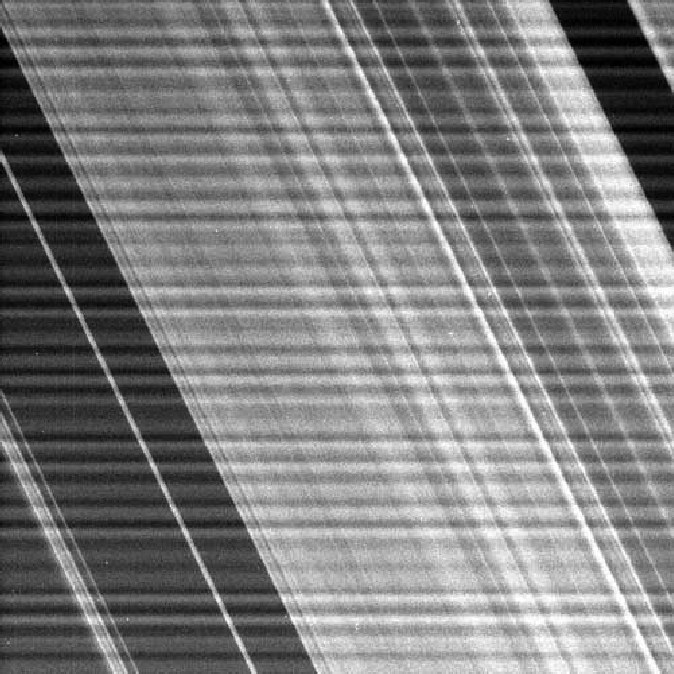
#> input picture DIP3E_Original_Images_CH04/Fig0465(a)(cassini).tif, 674 x 674 px
$ python selection_notch_filtering-OK.py
#> lines starting #> are read from the running program, lines starting #| are printed output that depends on the picture; after the words box and inside, x2 and y2 are one past the last pixel; in counts of white or black regions, pixels touching at a corner belong together
#> in main_rect, im is the input picture: shape (674, 674, 3); min 0, max 255, mean 127.9
#!/usr/bin/env python

# 选择性滤波器 - 陷波滤波器
#

import cv2
import numpy as np
import matplotlib.pyplot as plt

def fft_im(im, plot: plt.Axes):
    gray_im = cv2.cvtColor(im, cv2.COLOR_BGR2GRAY)
    rows, cols = gray_im.shape[:2]
#> rows = 674; cols = 674
    M, N = rows*2, cols*2
#> M = 1348; N = 1348
    ext_im = np.zeros((M, N))
    ext_im[0:rows, 0:cols] = gray_im
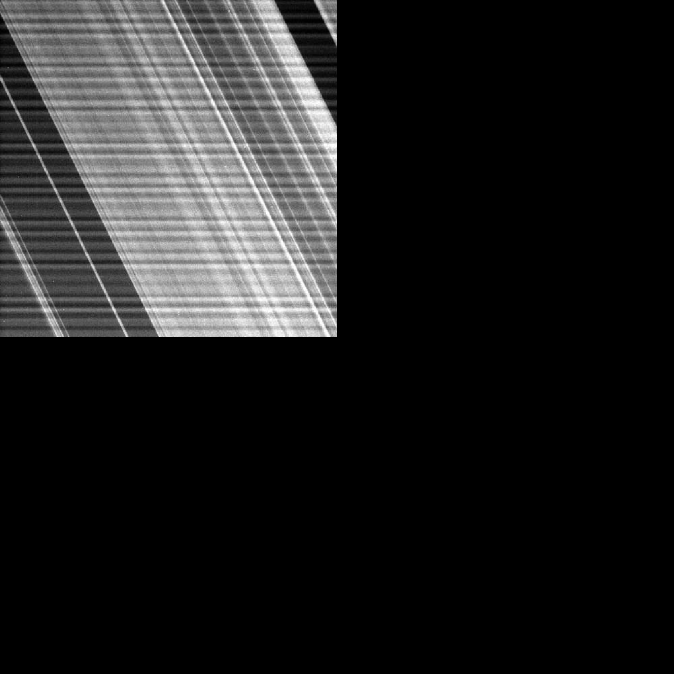
#> ext_im: shape (1348, 1348) float64 (shown at 1/2 size); min 0, max 255, mean 32
    # fft and shift
    fft = np.fft.fft2(ext_im)
    fft_shift = np.fft.fftshift(fft)

    spectrum = np.log(np.abs(fft_shift))
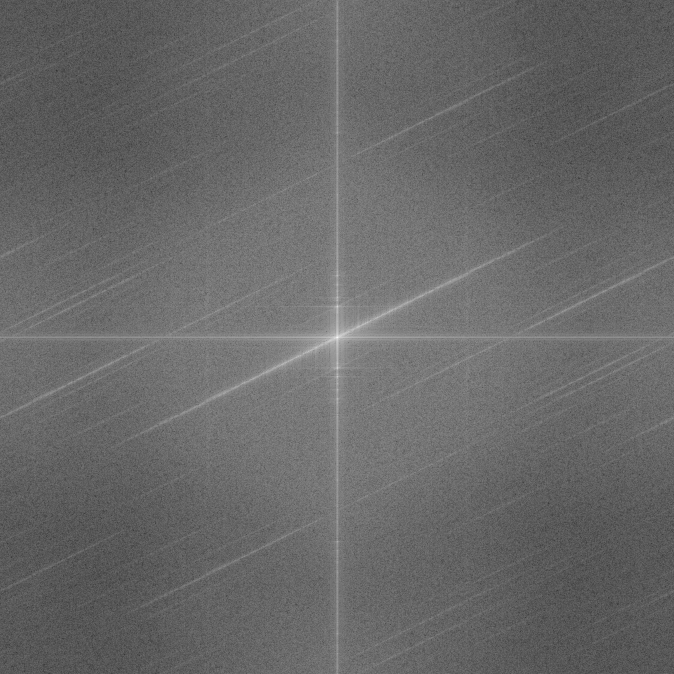
#> spectrum: shape (1348, 1348) float64 (shown at 1/2 size); min 1.03, max 17.88, mean 7.91; drawn with min black and max white
    plot.set_title('spectrum')
    plot.imshow(spectrum, cmap='gray')
    plot.set_xticks([])
    plot.set_yticks([])
    return fft_shift

# [56 lines left out: function apply_notch, not called in this run]

def apply_rect_notch(fft, plot: plt.Axes):
    M, N = np.shape(fft)
#> M = 1348; N = 1348
    uu, vv = int(M/2), int(N/2)
#> uu = 674; vv = 674
    H = np.ones((M,N))
    for v in range(N):
        for u in range(M):
            if v > vv-5 and v < vv+5:
                if u > uu - 10 and u < uu + 10:
                    continue
                else:
                    H[u,v] = 0
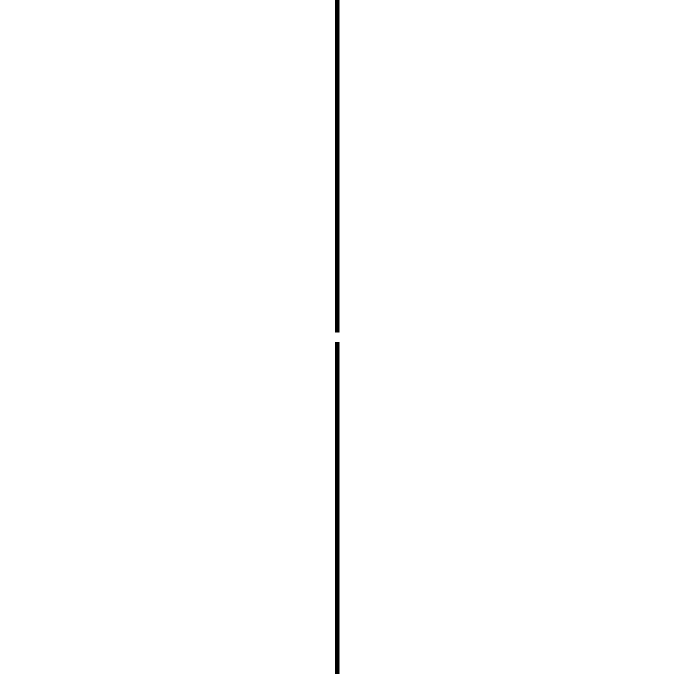
#> H: shape (1348, 1348) float64 (shown at 1/2 size); values 0 (black) and 1 (white), 99.3% white; 2 black regions, box (x1, y1, x2, y2) and area: (670, 0, 679, 665) 5985, (670, 684, 679, 1348) 5976
    filtered_fft = H * fft

    ifft_shift = np.fft.ifftshift(filtered_fft)
    ifft = np.fft.ifft2(ifft_shift)
    crop = ifft[0:uu, 0:vv]

    plot.set_title('filtering spectrum')
    plot.imshow(np.log(np.abs(filtered_fft)), cmap='gray')
    plot.set_xticks([])
    plot.set_yticks([])

    return np.abs(crop)
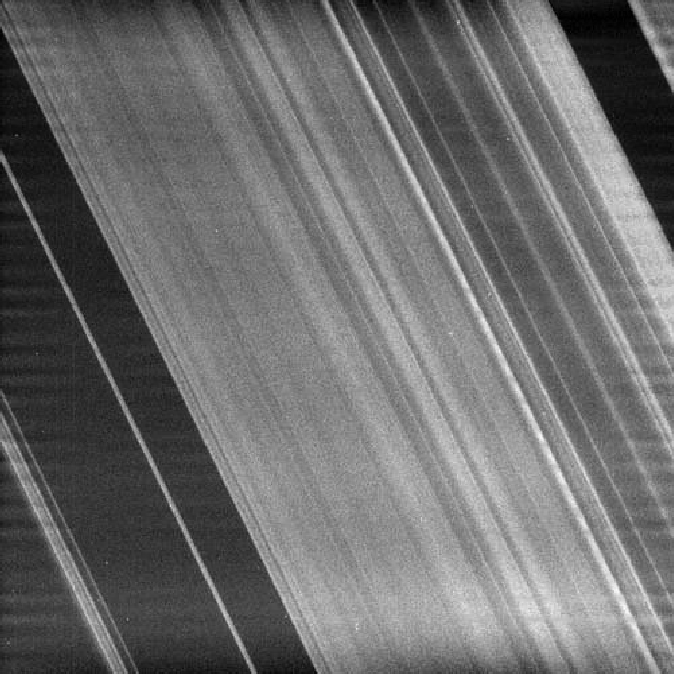
#> returned value: shape (674, 674) float64; min 0.00467, max 291.9, mean 125.6; drawn with min black and max white

# [19 lines left out: function main_notch, not called in this run]

def main_rect():
    im = cv2.imread('DIP3E_Original_Images_CH04/Fig0465(a)(cassini).tif')
    figure = plt.figure()
    ploto = figure.add_subplot(221)
    ploto.imshow(im)
    ploto.set_title('origin')
    ploto.set_xticks([])
    ploto.set_yticks([])
    fft = fft_im(im, figure.add_subplot(222))

    im_back = apply_rect_notch(fft, figure.add_subplot(223))

    plotres = figure.add_subplot(224)
    plotres.imshow(im_back, cmap='gray')
    plotres.set_title('results')
    plotres.set_xticks([])
    plotres.set_yticks([])

    plt.show()
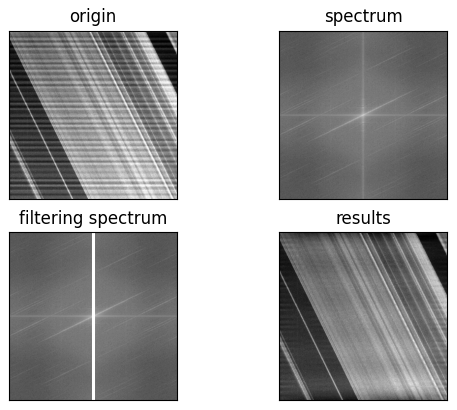
#> figure drawn by matplotlib, 4 panels

if __name__ == '__main__':
    # main_notch()
    main_rect()
